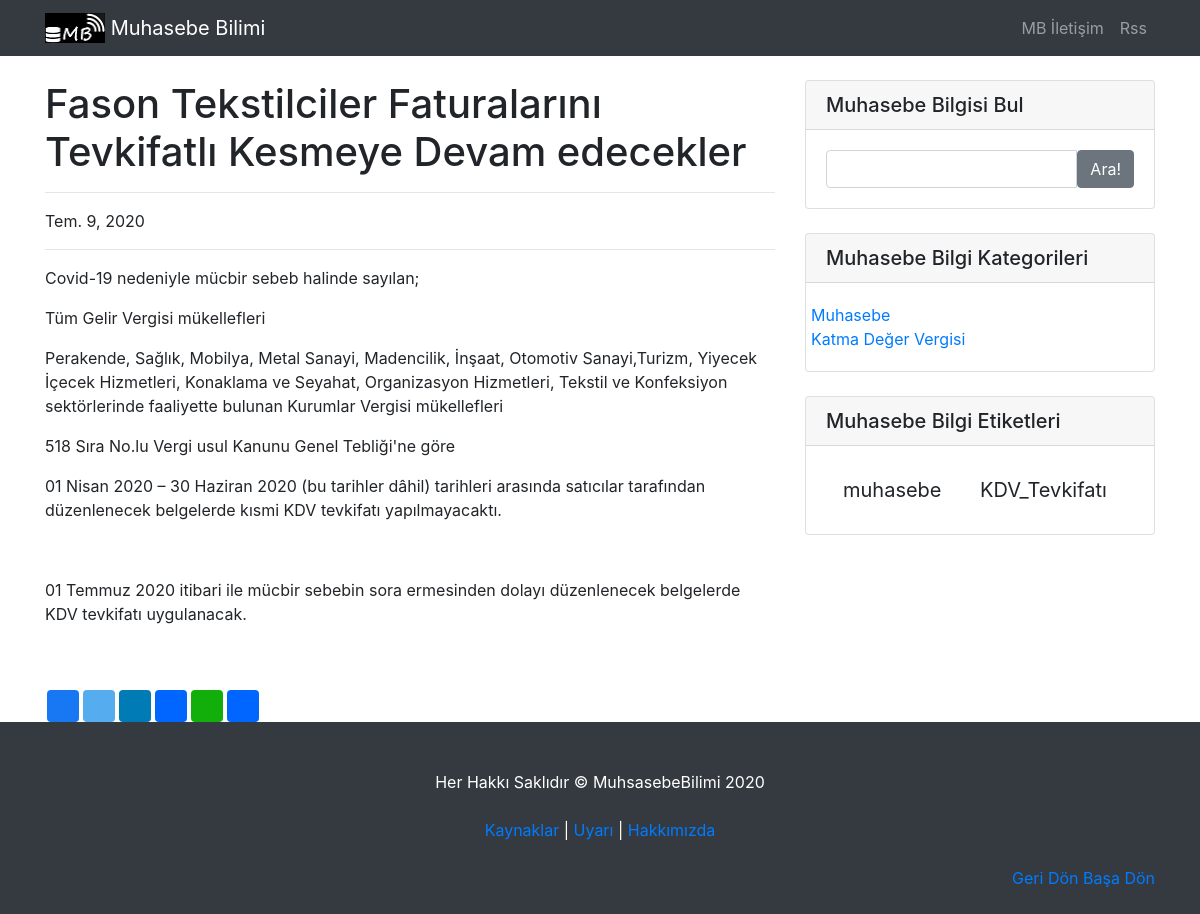
/fason-tekstilciler-faturalarini-tevkifatli-kesmeye-devam-edecekler, run on the app's committed database.
### blog/models.py (models this page shows, shortened)
class Blog(models.Model):
    objects = models.Manager()      # varsayılan model yöneticisi
    konu = models.CharField(max_length=90, verbose_name="Başlık")
    altkonu_image = models.ImageField(upload_to='images/altkonu/', null = True, blank = True, verbose_name="alt başlık Fotoğraf Ekleyin", height_field = None, width_field = None, max_length = 100,)#resim olmasa bile ekleme yapar
    slug = models.SlugField(max_length=90, unique=True, null=False)
    alt_konu = models.CharField(
        max_length=150, verbose_name="Alt_Başlık", null=True, blank=True,)
    metin = RichTextUploadingField()
    category = models.ForeignKey(
        Category, on_delete=models.SET_NULL, null=True)
    tags = TaggableManager()
    yayinlanma_tarihi = models.DateTimeField(
        auto_now_add=True, verbose_name="Oluşturulma Tarihi")
    yazar = models.ForeignKey(
        "auth.User", on_delete=models.CASCADE, verbose_name="Yazar", null=True, blank=True,)
    class Meta:
        ordering = ['-yayinlanma_tarihi']  # yayınlanma tarihine göre sırala

class Category(models.Model):
    name = models.CharField(max_length=31)

### blog/views.py (the view)
# urls.py: path('<slug:slug>',BlogDetailView.as_view(), name="blog"),
class BlogDetailView(TagMixin, DetailView):
    template_name = 'post.html'
    model = Blog
    context_object_name = 'blog'

### blog/context_processor.py (called while the page is built)
def sidebar_context(request):
    return {
        'categories': get_categories(request),
    }

def get_categories(request):
    return [c for c in Category.objects.all()]

### blog/views.py (called while the page is built)
    def get_context_data(self, **kwargs):
        context = super(TagMixin, self).get_context_data(**kwargs)
        context['tags'] = Tag.objects.all()
        return context

### templates/post.html
{% extends 'base.html' %}
{% block content %}
      {% block blog %}
		<div class="col-lg-8">
			<h1 class="mt-4">{{ blog.konu }}</h1>
			<hr>
			<p>{{ blog.yayinlanma_tarihi.date }}</p>
			<hr>
			{{ blog.metin|safe }}
					<br><br>
					<div class="a2a_kit a2a_kit_size_32 a2a_default_style">
					<a class="a2a_button_facebook"></a>
					<a class="a2a_button_twitter"></a>
					<a class="a2a_button_linkedin"></a>
					<a class="a2a_button_email"></a>
					<a class="a2a_button_whatsapp"></a>
					<a class="a2a_button_print"></a>
					</div>
		</div>
{% endblock blog %}
{% endblock content %}

### templates/widget.html
{% load static %}
{%	block content %}
      <div class="col-md-4">
        <div class="card my-4">
          <h5 class="card-header">Muhasebe Bilgisi Bul</h5>
          <div class="card-body">
		  <form action="{% url 'search_results' %}" method="GET" role="search">
            <div class="input-group">
				<input type="text" name="q" class="form-control" value='{{ request.GET.q }}' type="submit">
				 <span class="input-group-btn">
					<button class="btn btn-secondary" type="submit">Ara!</button>
				</span>
            </div>
			</form>
          </div>
        </div>
        <div class="card my-4">
          <h5 class="card-header">Muhasebe Bilgi Kategorileri</h5>
          <div class="card-body">
            <div class="row">
                <ul class="list-unstyled mb-0">
                  {% block sidebar %}
                    <li>
                    {% for c in categories %}
                    <a href="{% url 'set_cat' c.name %}">{{ c.name }}</a>
                    <br>
                    {% empty %}
                      <p>No categories yet..</p>
                    {% endfor %}
                    </li>
                  {% endblock %}
                </ul>
            </div>
          </div>
        </div>
        <div class="card my-4">
          <h5 class="card-header">Muhasebe Bilgi Etiketleri</h5>
          <div class="card-body">
            {% for tag in tags %}
            <a class="btn btn-default btn-lg tag-btn" href="{% url 'tagged' tag.slug %}">{{ tag.name }}</a>
            {% empty %}
            <h3>No Tags<h3>
          {% endfor %}
          </div>
        </div>
      </div>
{%	endblock content %}

### static/css/blog-home.css (style rules this page uses)
body { padding-top: 56px; }

### data on the page
Blog: konu "Fason Tekstilciler Faturalarını Tevkifatlı Kesmeye Devam edecekler", yayinlanma_tarihi "Tem. 9, 2020", metin "Covid-19 nedeniyle mücbir sebeb halinde sayılan; Tüm Gelir Vergisi mükellefleri Perakende, Sağlık, Mobilya, Metal Sanayi, Madencilik, İnşaat, Otomotiv Sanayi,Turizm, Yiyecek İçecek Hizmetleri, Konaklama ve Seyahat, Organizasyon Hizmetleri, Tekstil ve Konfeksiyon sektörlerinde faaliyette bulunan Kurumlar Vergisi mükellefleri 518 Sıra No.lu Vergi usul Kanunu Genel Tebliği'ne göre 01 Nisan 2020 – 30 Haziran 2020 (bu tarihler dâhil) tarihleri arasında satıcılar tarafından düzenlenecek belgelerde kısmi KDV tevkifatı yapılmayacaktı. 01 Temmuz 2020 itibari ile mücbir sebebin sora ermesinden dolayı düzenlenecek belgelerde KDV tevkifatı uygulanacak."
Category: name "Muhasebe"
Category: name "Katma Değer Vergisi"
Tag: name "muhasebe"
Tag: name "KDV_Tevkifatı"
